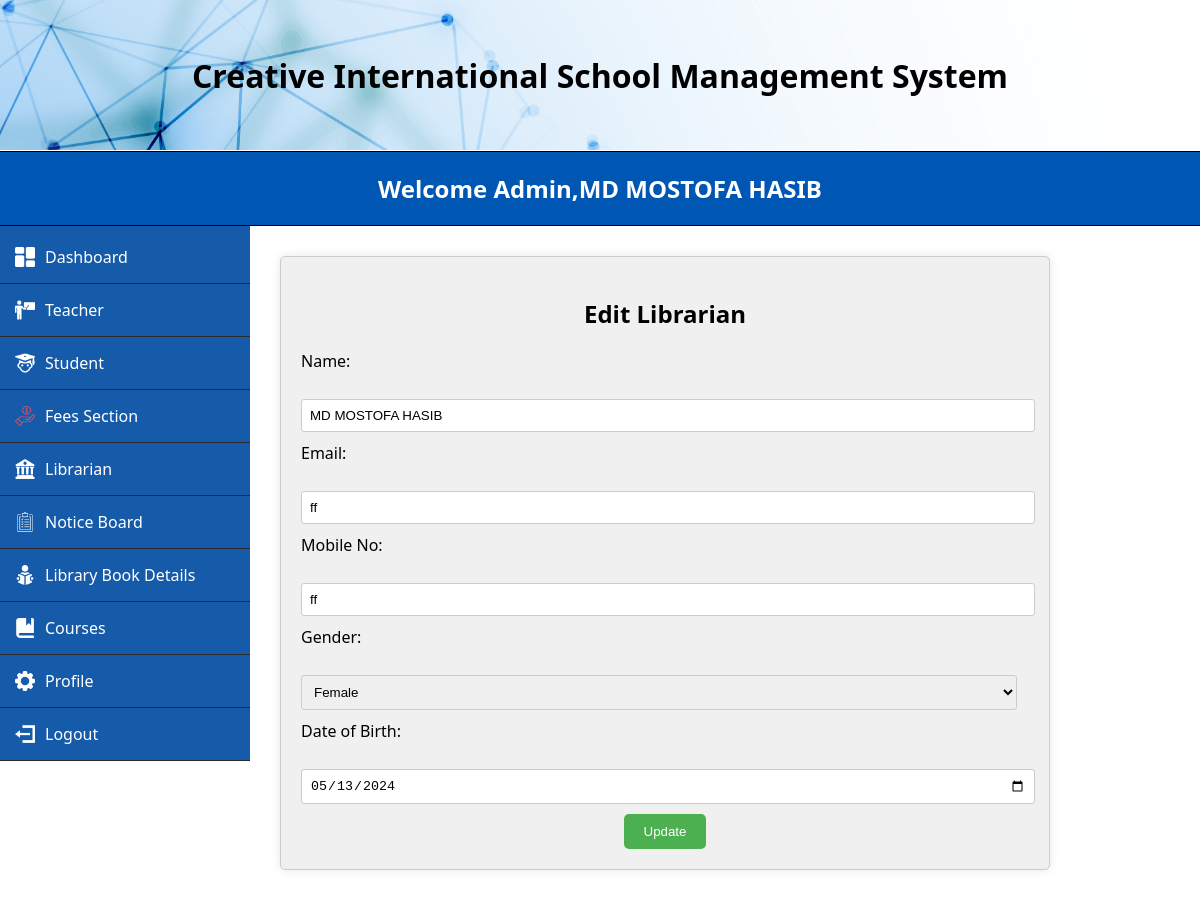
The app's page /MVC/Views/editLibrarian.php?id=2 (signed in) with its own data.
### tables this page shows
CREATE TABLE `librarian` (
  `id` varchar(200) NOT NULL,
  `name` varchar(200) NOT NULL,
  `email` varchar(200) NOT NULL,
  `mobile` varchar(200) NOT NULL,
  `gender` varchar(200) NOT NULL,
  `dob` date NOT NULL,
  `password` varchar(200) NOT NULL
);

### MVC/Models/userModel.php (called while the page is built, shortened)
<?php
function getLibrarianById($id) {
    $conn = conn();
    $stmt = $conn->prepare("SELECT * FROM librarian WHERE id=?");
    $stmt->bind_param("i", $id);
    $stmt->execute();
    $result = $stmt->get_result();
    $librarian = $result->fetch_assoc();
    return $librarian;
}
?>

### MVC/Views/editLibrarian.php (the view, shortened to what this page needs)
<?php
    $librarianId = isset($_GET['id']) ? $_GET['id'] : null;
    require_once('../Models/userModel.php');
    $librarian = getLibrarianById($librarianId);
?>
<!DOCTYPE html>
<html lang="en">
<head>
    <link rel="stylesheet" href="../../css/adminStyle.css">
    <link rel="stylesheet" href="../../css/addTeacher.css">
</head>
<body>
    <div class="header">
    <h1>Creative International School Management System</h1>
    </div>
    <div class="brand-name">
        <h1>Welcome Admin,<?php echo $_SESSION['name']; ?></h1>
    </div>
    <form action="">
    <div class="side-menu">
        <ul>
            <li><a href="adminDash.php"><img src="../../images/dashboard (2).png" alt=""> Dashboard</a></li>
			<li class="dropdown">
                <a href="addTeacher.php"><img src="../../images/teacher2.png" alt=""> Teacher</a>
            </li>
			<li class="dropdown">
                <a href="addStudent.php"><img src="../../images/student-32.png" alt=""> Student</a>
            </li>
            <li><a href="fees.php"><img src="../../images/income.png" alt=""> Fees Section</a></li>
			<li class="dropdown">
                <a href="addLibrarian.php"><img src="../../images/library-32.png" alt=""> Librarian</a>
            </li>
            <li><a href="noticePost.php"><img src="../../images/clipboard-2-32.png" alt=""> Notice Board</a></li>
            <li><a href="libraryBookInfo.php"><img src="../../images/reading-book (1).png" alt=""> Library Book Details</a></li>
            <li class="dropdown">
                <a href="../Controllers/addCourseController.php"><img src="../../images/book-2-32.png" alt=""> Courses</a>
            </li>
            <li class="dropdown">
                <a href="viewProfile.php"><img src="../../images/settings.png" alt=""> Profile</a>
            </li>
            <li><a href="../Controllers/logout.php"><img src="../../images/account-logout-32.png" alt=""> Logout</a></li>
        </ul>
    </div>
    </form>
    <div class="content">
        <form action="../Controllers/editLibrarianCheckController.php" method="POST" id="registration-form">
            <h2 align="center">Edit Librarian</h2>
            <label for="name">Name:</label><br>
            <input type="text" id="name" name="name" value="<?php echo ($librarian) ? $librarian['name'] : ''; ?>"><br>
            <label for="email">Email:</label><br>
            <input type="text" id="email" name="email" value="<?php echo ($librarian) ? $librarian['email'] : ''; ?>"><br>
            <label for="mobile">Mobile No:</label><br>
            <input type="text" id="mobile" name="mobile" value="<?php echo ($librarian) ? $librarian['mobile'] : ''; ?>"><br>
            <label for="gender">Gender:</label><br>
            <select name="gender" id="gender">
                <option value="female" <?php echo ($librarian && $librarian['gender'] == 'female') ? 'selected' : ''; ?>>Female</option>
            </select><br>
            <label for="dob">Date of Birth:</label><br>
            <input type="date" id="dob" name="dob" value="<?php echo ($librarian) ? $librarian['dob'] : ''; ?>"><br>
            <div class="form-group">
                    <button type="submit" name="submit">Update</button>
            </div>
        </form>
    </div>
</body>
</html>

### css/adminStyle.css (style rules this page uses)
body { font-family: 'Segoe UI', Tahoma, Geneva, Verdana, sans-serif; margin: 0; padding: 0; }
.header { width: 100%; height: 150px; background-image: url('../images/loginBackground.jpg'); background-size: cover; background-repeat: no-repeat; background-position: center; display: flex; justify-content: center; align-items: center; margin-bottom: 1px; }
.brand-name { padding: 20px; display: flex; justify-content: center; align-items: center; background-color: #0056b3; border-bottom: 1px solid black; border-top: 1px solid black; }
.brand-name h1 { font-size: 24px; margin: 0; color: #fff; }
.side-menu { width: 250px; background-color: #165aaa; padding-top: 5px; padding-left: 0px; transition: left 0.3s ease; text-align: center; }
ul { list-style-type: none; padding-left: 0px; margin: 0; text-align: center; }
li { padding: 15px; border-bottom: 0.5px solid #2a2a2a; transition: background-color 0.3s ease; text-align: center; }
li a { color: #fff; text-decoration: none; display: flex; align-items: center; }
li img { margin-right: 10px; width: 20px; }
.content { flex-grow: 1; padding: 20px; }

### css/addTeacher.css (style rules this page uses)
.brand-name { padding: 20px; display: flex; justify-content: center; align-items: center; background-color: #0056b3; border-bottom: 1px solid black; border-top: 1px solid black; }
.brand-name h1 { font-size: 24px; margin: 0; color: #fff; }
.side-menu { width: 250px; background-color: #165aaa; padding-top: 5px; padding-left: 0px; text-align: center; float: left; }
.content { flex-grow: 1; padding: 10px; margin-left: 270px; }
.content form { width: 50%; margin: auto; padding: 20px; background-color: #f0f0f0; border-radius: 5px; box-shadow: 0 0 10px rgba(0, 0, 0, 0.1); }
.content form label { display: block; margin-bottom: 5px; }
.content form { width: 80%; margin: 20px auto; padding: 20px; margin-right: 30px; margin-left: 0; background-color: #f0f0f0; border-radius: 5px; box-shadow: 0 0 10px rgba(0, 0, 0, 0.1); border: 1px solid #ccc; }
.content form input[type="text"], .content form input[type="email"], .content form input[type="password"], .content form select, .content form input[type="date"] { width: calc(100% - 12px); padding: 8px; margin-bottom: 10px; border: 1px solid #ccc; border-radius: 3px; }

### MVC/Views/editLibrarian.php (style rules this page uses)
.brand-name { padding: 20px; display: flex; justify-content: center; align-items: center; background-color: #0056b3; border-bottom: 1px solid black; border-top: 1px solid black; }
.brand-name h1 { font-size: 24px; margin: 0; color: #fff; }
.side-menu { width: 250px; background-color: #165aaa; padding-top: 5px; padding-left: 0px; text-align: center; float: left; }
.content { flex-grow: 1; padding: 10px; margin-left: 270px; }
.form-group { text-align: center; }
.form-group button { background-color: #4CAF50; color: white; padding: 10px 20px; border: none; border-radius: 5px; cursor: pointer; transition: background-color 0.3s ease; }

### records on screen
librarian: name "MD MOSTOFA HASIB", email "ff", mobile "ff", gender "Female", dob "05/13/2024"

### other values on screen
$_SESSION['name'] "MD MOSTOFA HASIB"
